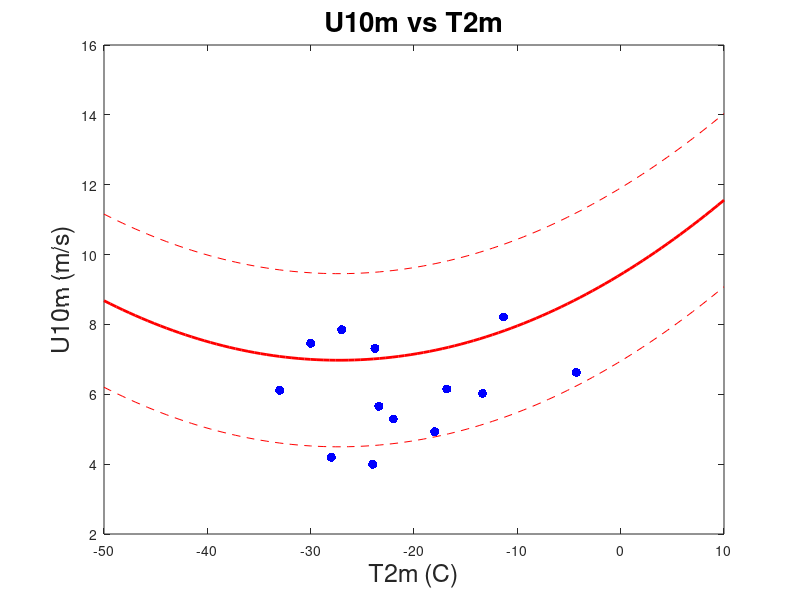

Here is the MATLAB script that generated this plot:

t = [737762 737817 737820 737822 737824 737834 737839 737856 737865 737869 737877 737897 737919];

U8cm = [3.37 5.78 5.87 5.27 4.1 5.99 4.15 3.35 5.82 6.42 5.01 5.17 5.57];
U8cm = [3.37 4.01 3.3 2.9 2.7 4.09 3.1 3.35 2.3 2.19 4.3 3.63 4.5];

T_skin    = [-30.83 -24.43 -14.68 -13.79 -17.54 -29.56 -24.96 -32.81 -27.99 -24.12 -26.69 -5.78 -8.76];
T_2m      = [-16.83 -23.78 -13.37 -22 -18 -30 -23.4 -33 -28 -24 -27 -4.28 -11.34];



zo_2 = 2.3e-4; % roughness length
U10m = U8cm*log(10/zo_2)/log(8e-2/zo_2);


T_fine = linspace(-50,10,100);

Ut0 = 6.975;

Ut = Ut0 + 0.0033.*(T_fine+27.27).^2;

delta = std(Ut);

plot(T_fine,Ut,'r-','LineWidth',2)
hold on
plot(T_fine,Ut+2*delta,'r--',T_fine,Ut-2*delta,'r--')
plot(T_2m,U10m,'b.','MarkerSize',20)
title('U10m vs T2m','Fontsize',20)
xlabel('T2m (C)','FontSize',18)
ylabel('U10m (m/s)','FontSize',18)

